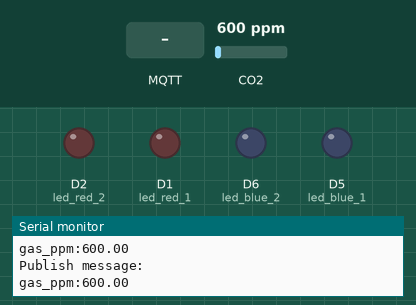
Bench run of a sketch on a simulated ESP8266 (NodeMCU). Parts: output pins drawn as LEDs (lit = HIGH), the last lines printed to the serial monitor. Dashed ring = blinking. The inputs (shaded band) are chosen by the test bench; at power-on: CO2 600 ppm. WiFi joins after 1.5 s; servers stay silent unless stated; no MQTT or app messages arrive unless stated.

Above: at 5.7 s.
5.8 s: MQTT message "gas_ppm" arrives on the first subscribed topic
At 7.64 s:
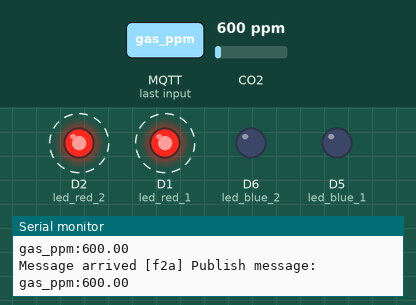
9.8 s: MQTT message "1" arrives on the first subscribed topic
At 10.4 s:
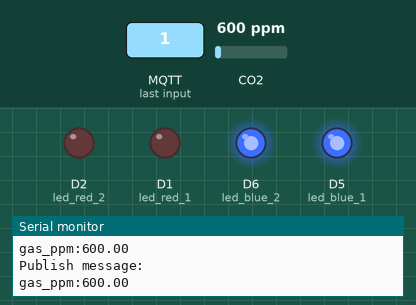
Timing chart, 0 to 12.8 s (numbered marks = the images above; inputs shaded):
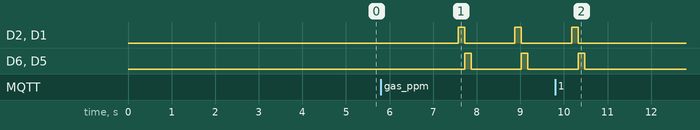

Measured:
- after the input at 5.8 s, D2 (led_red_2), D1 (led_red_1): alternates HIGH for 0.15 s and LOW for 1.2 s, starting after 1.8 s; D6 (led_blue_2), D5 (led_blue_1): alternates HIGH for 0.15 s and LOW for 1.2 s, starting after 1.9 s
- after the input at 9.8 s, D2 (led_red_2), D1 (led_red_1): goes on until 10.3 s, then stays LOW; D6 (led_blue_2), D5 (led_blue_1): goes on until 10.5 s, then stays LOW

The sketch:

final_gas.ino
```cpp
#include <ESP8266WiFi.h>
#include <PubSubClient.h>
#include <ArduinoJson.h>
#include <SPI.h>
#include <Wire.h>

//----- WiFi settings
const char *ssid = "2kminnn";
const char *password = "84vtjfcgi3a1b";
const char* mqtt_server = "iot.eclipse.org";
const char* mqtt_topic = "test_fognode";
const char* sub_topic = "f2a";
String check_gas="";
////////////////가스 감지 센서 변수///////////////////
#include "MQ135.h"//////////////////////////////////
#define ANALOGPIN A0   //  Define Analog PIN on Arduino Board
#define led_red_1 D1//////////////////////////////////
#define led_red_2 D2//////////////////////////////////
#define led_blue_1 D5//////////////////////////////////
#define led_blue_2 D6//////////////////////////////////
#define RZERO 206.85//  Define RZERO Calibration Value
MQ135 gasSensor = MQ135(ANALOGPIN);////////////////////
float ppm;////////////////////////////////////////////

WiFiClient espClient;
PubSubClient client(espClient);
char msg_gas[250];
int value = 0;
String message_gas;
#define USE_SERIAL Serial
int swit=1;
//최초 실행시 셋팅
void setup(){
/////////////가스감지센서/////////////////////////////
    pinMode(led_red_1, OUTPUT);
    pinMode(led_red_2, OUTPUT);
    pinMode(led_blue_1, OUTPUT);
    pinMode(led_blue_2, OUTPUT);
    float rzero = gasSensor.getRZero();
    pinMode(A0, INPUT);
    Serial.begin(9600);
    for(uint8_t t = 3; t > 0; t--) {
        USE_SERIAL.printf("[SETUP] BOOT WAIT %d...\n", t);
        USE_SERIAL.flush();
        delay(1000);
    }
    //WiFi.mode(WIFI_STA);
    WiFi.begin(ssid, password);

    Serial.print("Connecting to AP");
    while (WiFi.status() != WL_CONNECTED) {
      delay(500);
      Serial.print(".");
    }

    Serial.println("");
    Serial.println("WiFi connected");
    Serial.println("IP address: ");
    Serial.println(WiFi.localIP());


    client.setServer(mqtt_server, 1883);
    client.setCallback(callback);

    randomSeed(analogRead(0));
}


void loop() {
    if (!client.connected()) { //wifi 연결을 지속적으로 확인
        reconnect();
    }
    //가스 감지 센서
    gas_func();
    convert_json();
    ++value;
    //가스 감지에 대한 메시지 발행.
    client.publish(mqtt_topic,msg_gas);
    swit = client.subscribe(sub_topic);

    //이상치 감지시 fognode에서 보낸 topic 수신 및 사이렌 알림
    if(swit){
      Serial.print("Publish message: \n");
      Serial.println(msg_gas);
      if(check_gas.equals("gas_ppm")){
        led_siren();
      }
    }
    client.loop();
    delay(1000);
}

//구독한 topic 수신
void callback(char* topic, byte* payload, unsigned int length) {
    Serial.print("Message arrived [");
    Serial.print(topic);
    Serial.print("] ");

    String msgText = "";

    for (int i = 0; i < length; i++) {
      //Serial.print((char)payload[i]);
      msgText += (char)payload[i];
    }
    check_gas = msgText;
}

// wifi 재연결
void reconnect() {
    // Loop until we're reconnected
    while (!client.connected()) {
        Serial.print("Attempting MQTT connection...");
        // Attempt to connect
        if (client.connect("ESP8266Client")) {
            Serial.println("connected");
            // Once connected, publish an announcement...
        } else {
            Serial.print("failed, rc=");
            Serial.print(client.state());
            Serial.println(" try again in 5 seconds");
            // Wait 5 seconds before retrying
            delay(5000);
        }
    }
}

//gas 감지센서로 가스 수치 읽어옴.
void gas_func(){
  ppm = gasSensor.getPPM();
}

//읽어온 가스 수치 json형태로 변환
void convert_json() {
  message_gas = "gas_ppm:";
  message_gas += ppm;
  message_gas += "\n";
  message_gas.toCharArray(msg_gas,message_gas.length()+1);
  // publish message
  //Serial.println("Let's publish message now!");
  //mqtt.publish("home/thirdroom/temp_humi", message, true); // retained message
  // ......
}

//이상 발생 시 siren 점등
void led_siren(){
    digitalWrite(led_red_1, HIGH);
    digitalWrite(led_red_2, HIGH);
    delay(150);
    digitalWrite(led_red_1, LOW);
    digitalWrite(led_red_2, LOW);

    digitalWrite(led_blue_1, HIGH);
    digitalWrite(led_blue_2, HIGH);
    delay(150);
    digitalWrite(led_blue_1, LOW);
    digitalWrite(led_blue_2, LOW);
}
```
